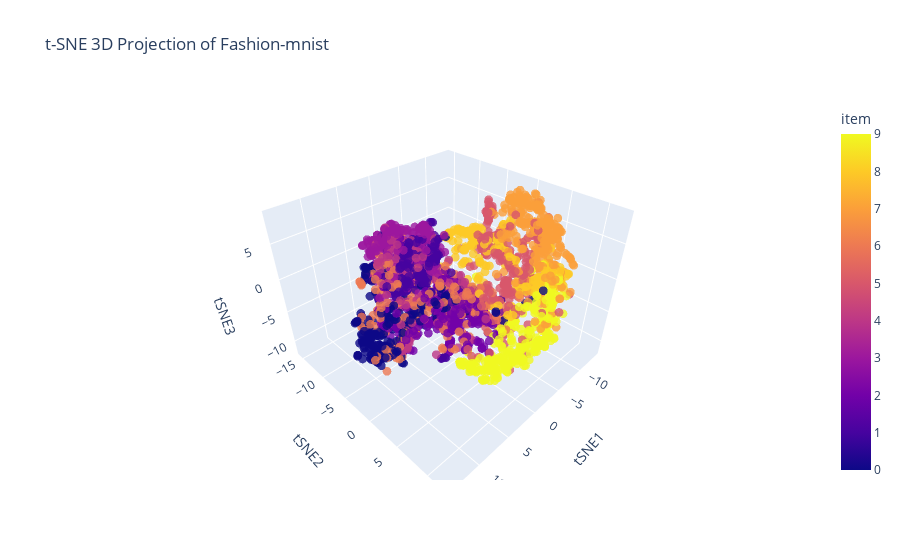

Source (notebook cell):
### Code cell
tsne_3d = TSNE(n_components=3, perplexity=30, n_iter=500, random_state=42)

X_tsne_3d = tsne_3d.fit_transform(X_sub)
df_tsne_3d = pd.DataFrame(X_tsne_3d, columns=['tSNE1', 'tSNE2', 'tSNE3'])
df_tsne_3d['label'] = y_sub
fig = px.scatter_3d(
    df_tsne_3d,
    x='tSNE1', y='tSNE2', z='tSNE3',
    color='label',
    title='t-SNE 3D Projection of Fashion-mnist',
    labels={'label':'item'}
)
fig.update_traces(marker=dict(size=3, opacity=0.8))
fig.show()

### Figure 1 — Plotly figure (JSON) as saved in the notebook; plotly's stock layout.template omitted (floating-point values rounded to 4 significant figures; data arrays with more than 128 entries replaced by an {"elided": "..."} marker saying what was removed)
{"data": [{"hovertemplate": "tSNE1=%{x}<br>tSNE2=%{y}<br>tSNE3=%{z}<br>item=%{marker.color}<extra></extra>", "legendgroup": "", "marker": {"color": {"elided": "3000 int values"}, "coloraxis": "coloraxis", "opacity": 0.8, "size": 3, "symbol": "circle"}, "mode": "markers", "name": "", "scene": "scene", "showlegend": false, "type": "scatter3d", "x": {"elided": "3000 float values"}, "y": {"elided": "3000 float values"}, "z": {"elided": "3000 float values"}}], "layout": {"coloraxis": {"colorbar": {"title": {"text": "item"}}, "colorscale": [[0, "#0d0887"], [0.1111, "#46039f"], [0.2222, "#7201a8"], [0.3333, "#9c179e"], [0.4444, "#bd3786"], [0.5556, "#d8576b"], [0.6667, "#ed7953"], [0.7778, "#fb9f3a"], [0.8889, "#fdca26"], [1, "#f0f921"]]}, "legend": {"tracegroupgap": 0}, "scene": {"domain": {"x": [0, 1], "y": [0, 1]}, "xaxis": {"title": {"text": "tSNE1"}}, "yaxis": {"title": {"text": "tSNE2"}}, "zaxis": {"title": {"text": "tSNE3"}}}, "title": {"text": "t-SNE 3D Projection of Fashion-mnist"}}}
